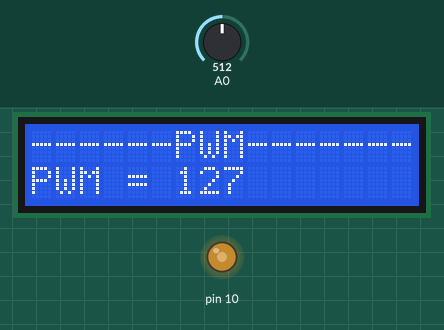
Bench run of a sketch on a simulated Arduino Uno, built with avr-gcc and run on an emulated ATmega328P. Parts: 16×2 character LCD, output pins drawn as LEDs (lit = HIGH). The inputs (shaded band) are chosen by the test bench; at power-on: A0 = 512.

Above: at 2.2 s.
2.3 s: A0 set to 716
At 3.1 s:
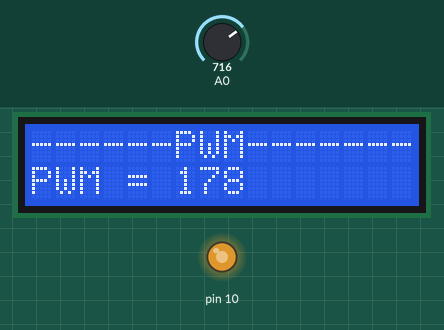
4.7 s: A0 set to 900
At 5.2 s:
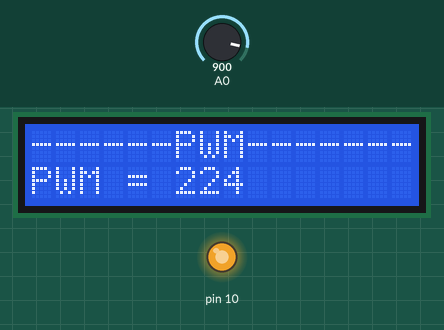
7.3 s: A0 set to 122
At 7.8 s:
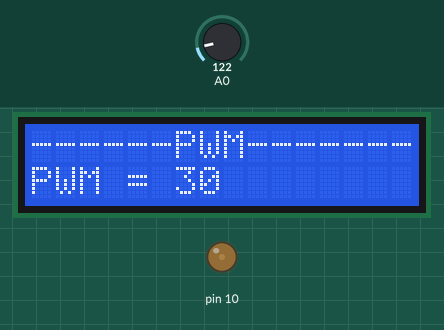
9.9 s: A0 set to 0
At 10.5 s:
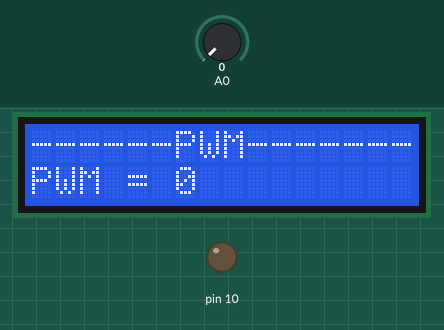
12.6 s: A0 set to 511
At 13.1 s:
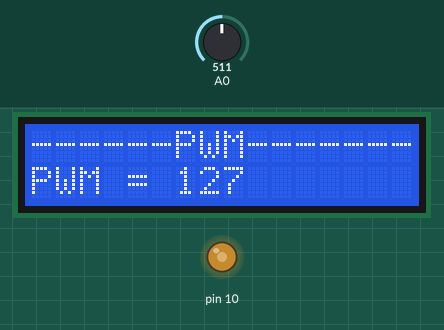
Timing chart, 0 to 15.6 s (numbered marks = the images above; inputs shaded):
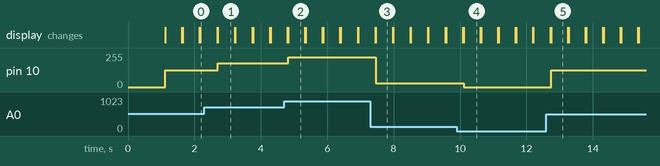

Measured:
- after the input at 2.3 s, pin 10: 127/255 → 178/255 after 0.41 s; the display: first differs from a run without the input after 0.41 s (image 1)
- after the input at 4.7 s, pin 10: 178/255 → 224/255 after 0.12 s; the display: first differs from a run without the input after 0.12 s (image 2)
- after the input at 7.3 s, pin 10: 224/255 → 30/255 after 0.17 s; the display: first differs from a run without the input after 0.17 s (image 3)
- after the input at 9.9 s, pin 10: 30/255 → 0/255 after 0.20 s; the display: first differs from a run without the input after 0.20 s (image 4)
- after the input at 12.6 s, pin 10: 0/255 → 127/255 after 0.14 s; the display: first differs from a run without the input after 0.14 s (image 5)
- what the display in image 1 shows lasts 0.5 s, from 2.7 s to 3.2 s

The sketch:

M9-PWM.ino
```cpp
#include <Wire.h>
#include <LiquidCrystal_I2C.h>

LiquidCrystal_I2C lcd(0x27,16,2); // Untuk di protheus pakai LCD Address 20 dan 27 untuk di percobaan realtimenya

void setup() {
  pinMode(10,OUTPUT);
  lcd.init();
  lcd.backlight();
  lcd.setCursor(0,0);
  lcd.print("------PWM-------");
  lcd.setCursor(0,1);
  lcd.print("    SIMULASI    ");
  delay(1000);

}
void loop() {
  int sensorValue = analogRead(A0);
  int Pwm_value = map(sensorValue,0,1023,0,255);
  lcd.setCursor(0,0);
  lcd.print("------PWM-------");
  lcd.setCursor(0,1);
  lcd.print("PWM = ");
  lcd.setCursor(6,1);
  lcd.print(Pwm_value);
  analogWrite(10,Pwm_value);
  delay(500);
  lcd.clear();
}
```
